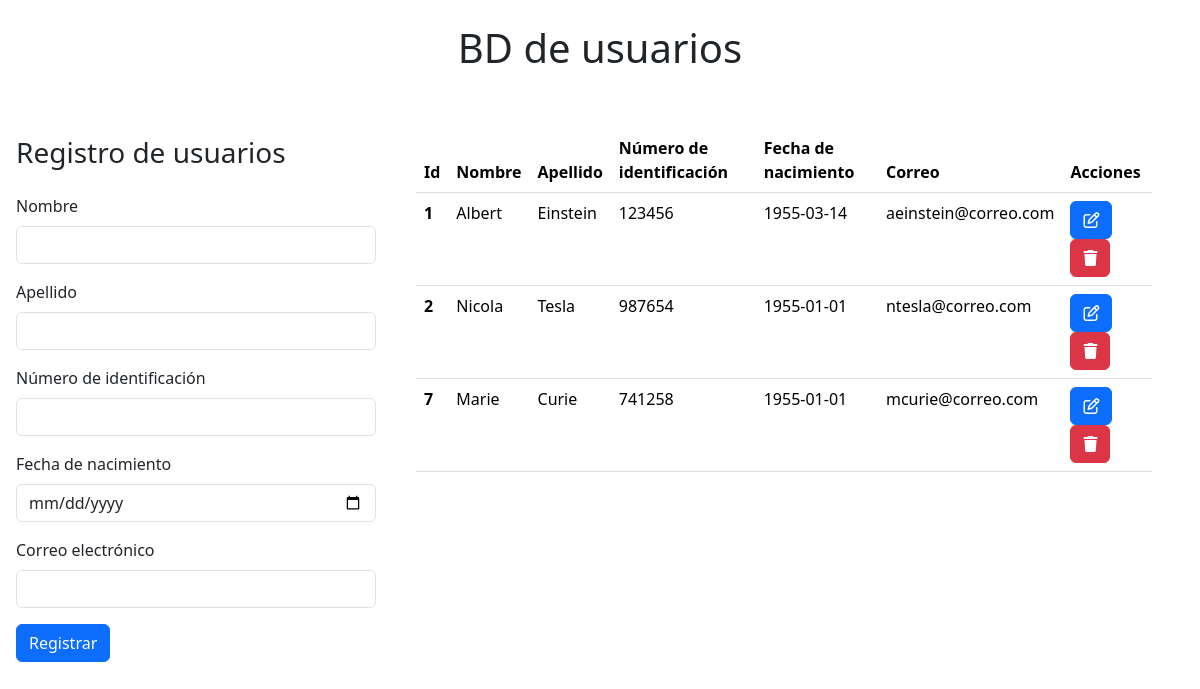
The page / on the database its author committed.
### tables this page shows
CREATE TABLE `persona` (
  `id` int(11) NOT NULL,
  `nombre` varchar(200) NOT NULL,
  `apellido` varchar(200) NOT NULL,
  `cc` int(100) NOT NULL,
  `fecha_nac` date NOT NULL,
  `email` varchar(200) NOT NULL
);

### index.php (the view, shortened to what this page needs)
<!DOCTYPE html>
<html lang="en">
<head>
    <link href="https://cdn.jsdelivr.net/npm/bootstrap@5.3.3/dist/css/bootstrap.min.css" rel="stylesheet">
</head>
<body>
    <h1 class="text-center p-4">BD de usuarios</h1>
    <div class="container-fluid row">
        <form class="col-4 p-3" method="POST">
        <h3 class="py-3">Registro de usuarios</h3>
        <div class="mb-3">
            <label for="exampleInputEmail1" class="form-label">Nombre</label>
            <input type="text" class="form-control" name="nombre">
        </div>
        <div class="mb-3">
            <label for="exampleInputEmail1" class="form-label">Apellido</label>
            <input type="text" class="form-control" name="apellido">
        </div>
        <div class="mb-3">
            <label for="exampleInputEmail1" class="form-label">Número de identificación</label>
            <input type="number" class="form-control" name="cc">
        </div>
        <div class="mb-3">
            <label for="exampleInputEmail1" class="form-label">Fecha de nacimiento</label>
            <input type="date" class="form-control" name="fecha-nacimiento">
        </div>
        <div class="mb-3">
            <label for="exampleInputEmail1" class="form-label">Correo electrónico</label>
            <input type="email" class="form-control" name="email">
        </div>
        <button type="submit" class="btn btn-primary" name="btnregistrar" value="ok">Registrar</button>
        </form>
        <div class="col-8 p-4">
            <table class="table">
            <thead>
                <tr>
                <th scope="col">Id</th>
                <th scope="col">Nombre</th>
                <th scope="col">Apellido</th>
                <th scope="col">Número de identificación</th>
                <th scope="col">Fecha de nacimiento</th>
                <th scope="col">Correo</th>
                <th scope="col">Acciones</th>
                </tr>
            </thead>
            <tbody>
                <?php
                    include "model/conexion.php";
                    $sql=$conexion->query("SELECT * FROM persona");
                    while($datos=$sql->fetch_object()){ ?>
                    <tr>
                    <th scope="row"><?= $datos ->id?></th>
                    <td><?= $datos ->nombre?></td>
                    <td><?= $datos ->apellido?></td>
                    <td><?= $datos ->cc?></td>
                    <td><?= $datos ->fecha_nac?></td>
                    <td><?= $datos ->email?></td>
                    <td>
                        <a href="editarUsuario-view.php?id=<?= $datos->id?>" target="_blank" rel="noopener noreferrer" class="btn btn-primary"><i class="fa-regular fa-pen-to-square"></i></a>
                        <a href="controller/eliminar.php?id=<?= $datos->id ?>" target="_blank" rel="noopener noreferrer" class="btn btn-danger" onclick="return confirm('¿Estás seguro de que quieres eliminar este registro?');"><i class="fa-solid fa-trash"></i></a>
                    </td>
                    </tr>
                <?php
                    }
                ?>
            </tbody>
            </table>
        </div>
    </div>
</body>
</html>

### rows shown on the page
persona: id "1", nombre "Albert", apellido "Einstein", cc "123456", fecha_nac "1955-03-14", email "aeinstein@correo.com"
persona: id "2", nombre "Nicola", apellido "Tesla", cc "987654", fecha_nac "1955-01-01", email "ntesla@correo.com"
persona: id "7", nombre "Marie", apellido "Curie", cc "741258", fecha_nac "1955-01-01", email "mcurie@correo.com"
